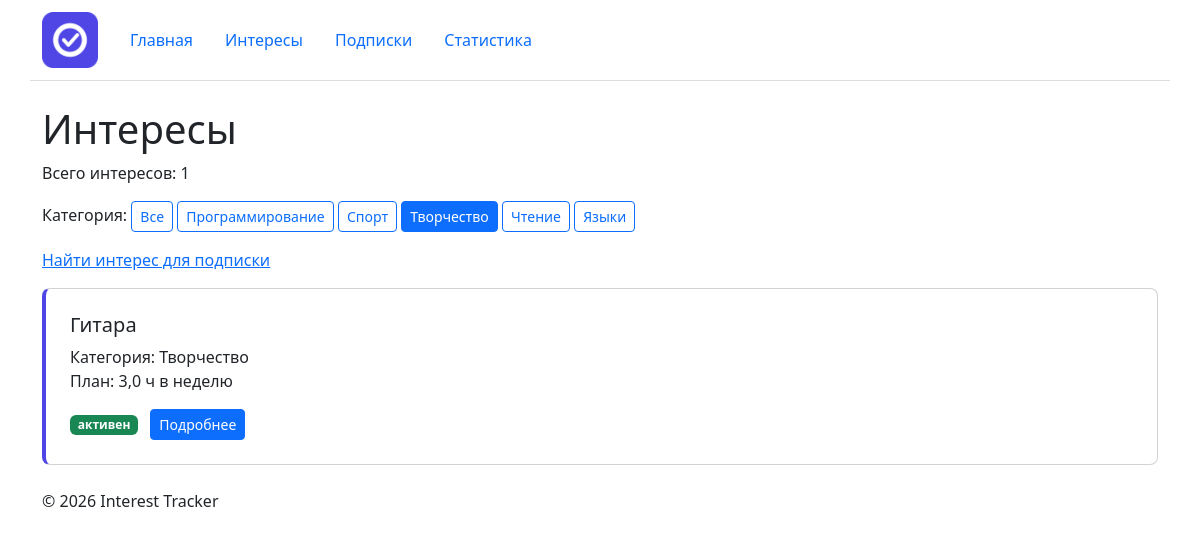
Page /interests/?category=4 on the committed database.
### interests/views.py (the view, shortened to what this page needs)
# urls.py: path('interests/', include('interests.urls')),
def interests(request: HttpRequest) -> HttpResponse:
    category_id = request.GET.get("category")
    conn = get_connection()
    conn.row_factory = sqlite3.Row
    categories = conn.execute("""
        SELECT
            id,
            name
        FROM categories
        ORDER BY name;
    """).fetchall()
    if category_id:
        interests_data = conn.execute("""
            SELECT
                interests.id,
                interests.name,
                categories.name AS category_name,
                interests.weekly_goal,
                interests.is_active
            FROM interests
            JOIN categories
                ON interests.category_id = categories.id
            WHERE interests.category_id = ?
            ORDER BY interests.name;
        """, [category_id]).fetchall()
    conn.close()
    context = {
        "interests": interests_data,
        "categories": categories,
        "category_id": category_id,
    }
    return render(request, "interests/interest_list.html", context)

### db/database.py (called while the page is built)
def get_connection() -> sqlite3.Connection:
    conn = sqlite3.connect(DB_PATH)
    conn.execute("PRAGMA foreign_keys = ON")
    return conn

### interests/templates/interests/interest_list.html (shortened to what this page needs)
{% extends "base.html" %}
{% block content %}
<h1>Интересы</h1>
<p>
  Всего интересов: {{ interests|length }}
</p>
<p>
  Категория:
  <a
    href="{% url 'interests:list' %}"
    class="btn btn-sm {% if not category_id %}btn-primary{% else %}btn-outline-primary{% endif %}"
  >
    Все
  </a>
  {% for category in categories %}
  <a
    href="{% url 'interests:list' %}?category={{ category.id }}"
    class="btn btn-sm {% if category_id == category.id|stringformat:'s' %}btn-primary{% else %}btn-outline-primary{% endif %}"
  >
    {{ category.name }}
  </a>
  {% endfor %}
</p>
<p>
  <a href="{% url 'interests:available' %}">
    Найти интерес для подписки
  </a>
</p>
{% for interest in interests %}
  {% include "interests/includes/interest_card.html" %}
{% empty %}
  <p>Интересы не найдены.</p>
{% endfor %}
{% endblock %}

### homepage/static/homepage/css/style.css (style rules this page uses)
body { min-height: 100vh; }

### rows in the picture
categories: name "Программирование"
categories: name "Спорт"
categories: name "Творчество"
categories: name "Чтение"
categories: name "Языки"

### other values in the picture
{{ interests|length }} "1"
{{ interest.name|default:"Без названия" }} "Гитара"
{{ interest.category_name }} "Творчество"
{{ interest.weekly_goal|floatformat:1 }} "3,0"
